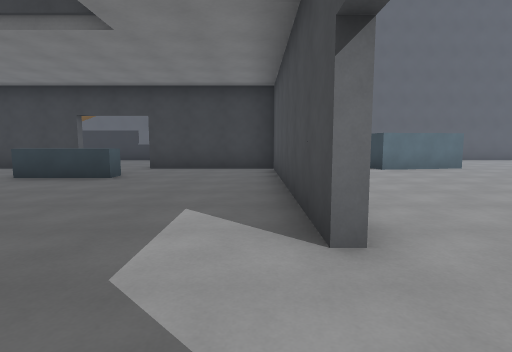
view 1 (above)

24 first-person views from a walk through a level from a Godot 3-D game. The camera is 1.4 m above the floor, tilts 6° down and sees 80° across. The floor is counted in squares, 2 m on a side. Each view is taken from the middle of a square. On the plan, view 1 faces up. The plan holds only what a view shows up to about 10 squares ahead; the rest is blank. The place goes on beyond the plan. Characters and animated objects are left out. Surface patterns are stand-ins for the level's own textures.

view 2
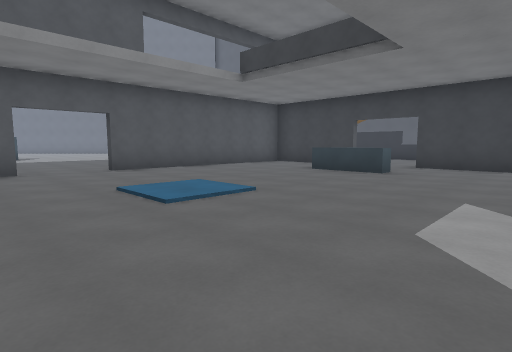

view 3
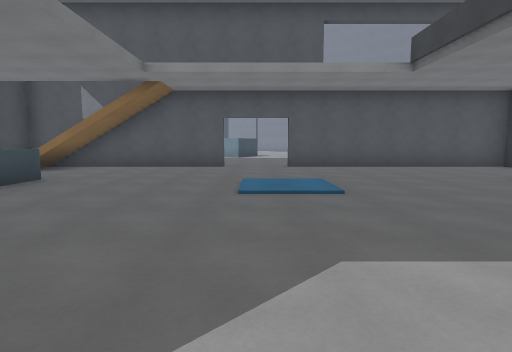

view 4
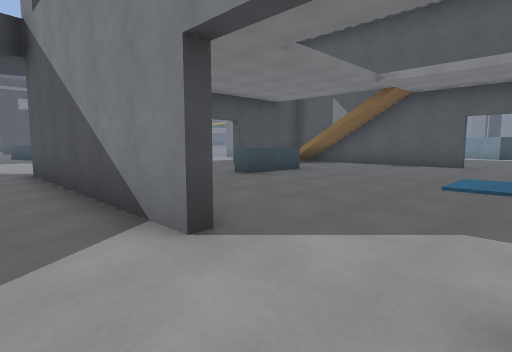

view 5
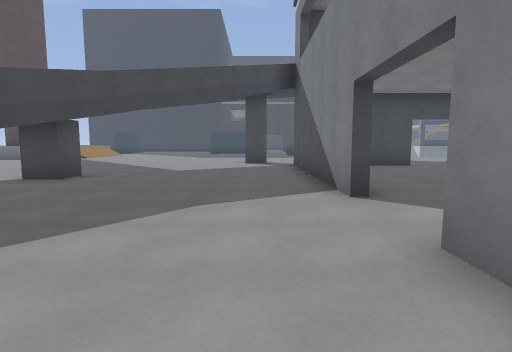

view 6
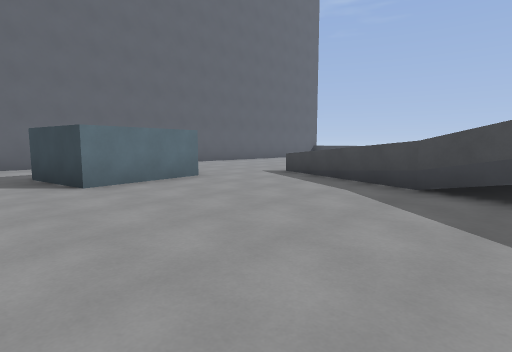

view 7
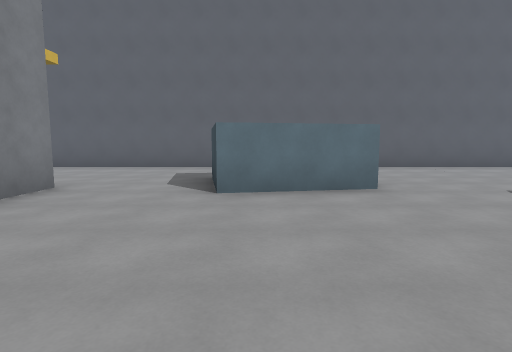

view 8
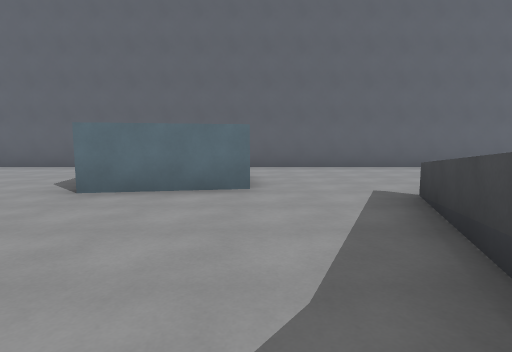

view 9
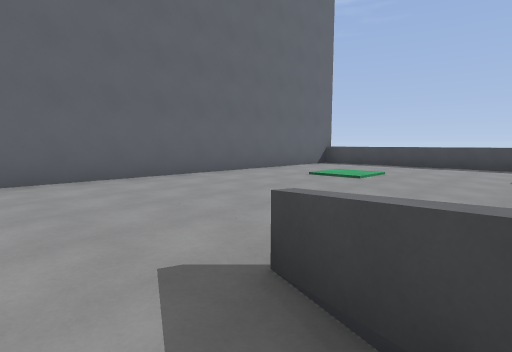

view 10
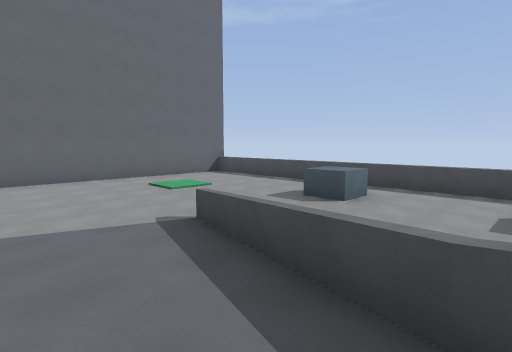

view 11
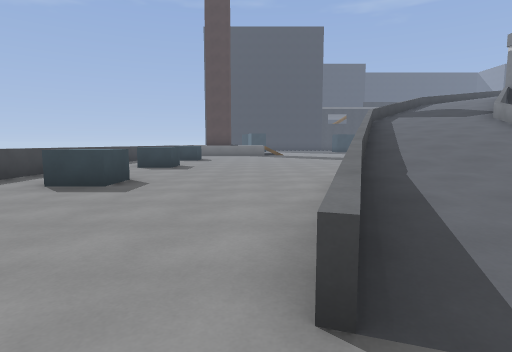

view 12
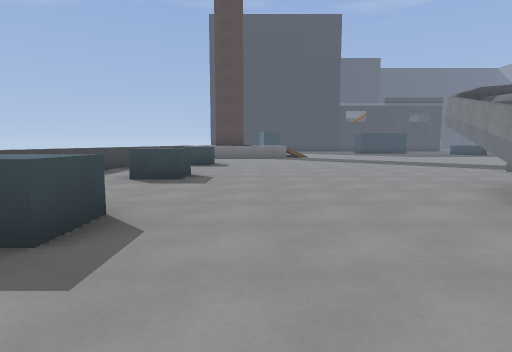

view 13
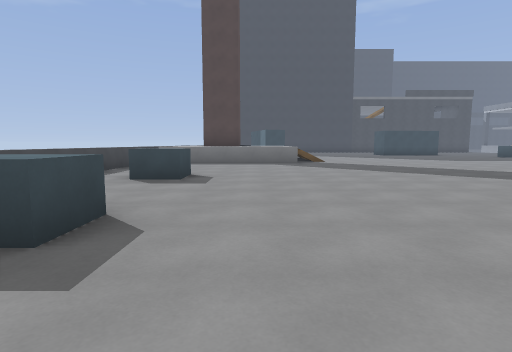

view 14
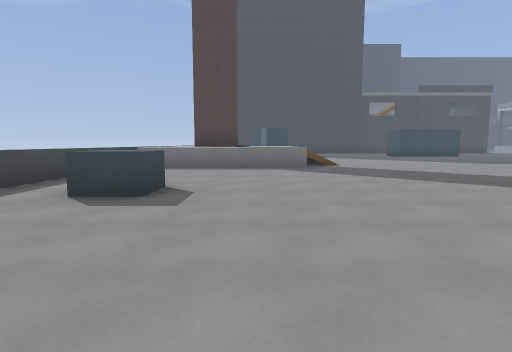

view 15
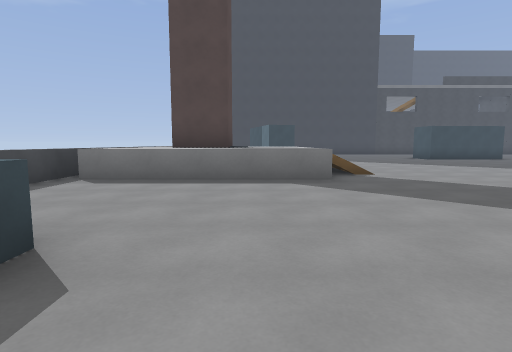

view 16
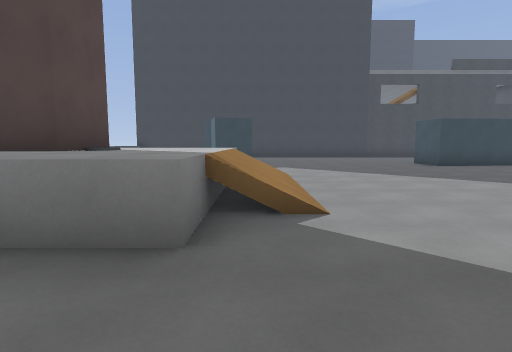

view 17
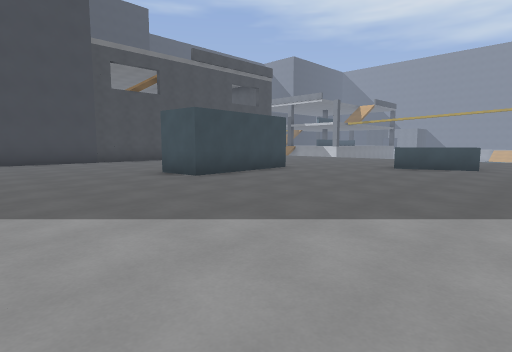

view 18
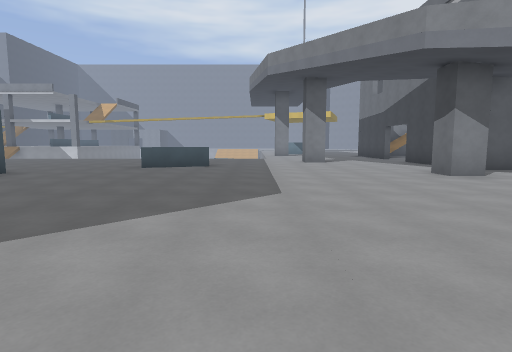

view 19
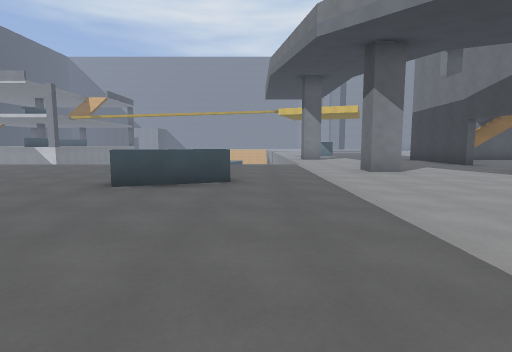

view 20
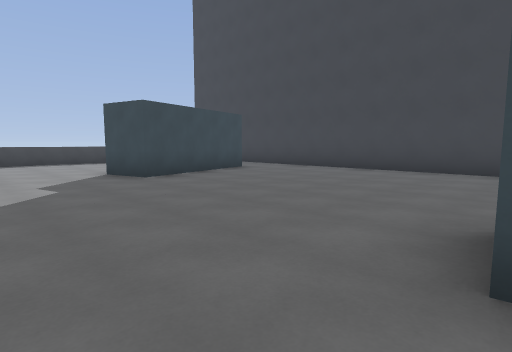

view 21
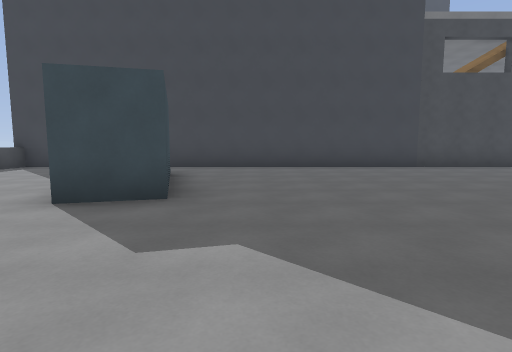

view 22
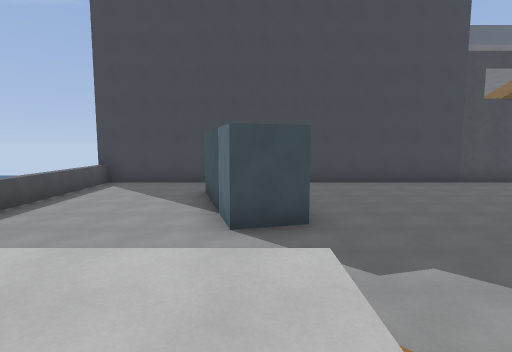

view 23
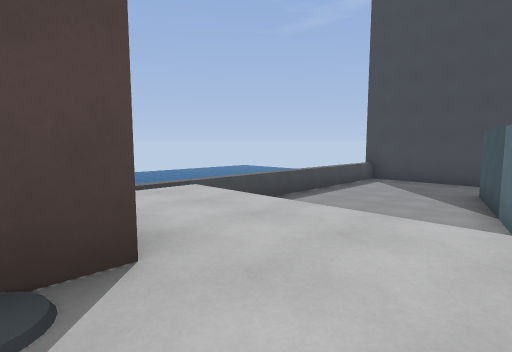

view 24
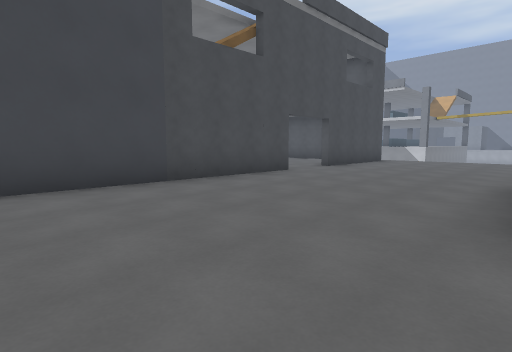

### Floor plan
Key: @ floor where view 1 was taken; # wall or solid block; . main floor; : floor 0.5 m higher than the main floor; + floor 1.25 m higher than the main floor; / step, stairs or slope; = window, fence, low wall or low ledge; ^ raised ledge; O other object.
Columns run from 9 left of view 1 to 17 right of it. Each row starts with its distance up from view 1.
 14        ##################
 13        ......  ..........
 12         .....  ...........
 11         .....  ...........^
 10          ....# ...........^
  9 #####..####..##...........^
  8 #.........#......=........^
  7 #.........#......^/.#=..^.^
  6 #....^....#.....#=//=...^.^
  5 #.........#.....^://^.....^
  4 #.........#.....^///^.....^
  3 #.........#.....////....^.
  2 #.........#...  ///#....^.^
  1 ...............////.......^
  0 #........@..... //#.......^
 -1 #.........#....../......^.^
 -2 #.........#....#........^.^
 -3 ##....... #...............^
 -4  ##..^... #...............^
 -5  ## ....  #.............^.^
 -6  ####..#  #.............^.^
 -7     .......#.  ...........^
 -8     ......................^
 -9      .....................^
-10     ..#..............=...=^
-11     ................/+++++^
-12     ................/+++  ^
-13     ................/++OO+^
-14      ...^.........../++++
-15          ^........../+++++^
-16        ..............+++++^
-17      .....................^
-18     .......####...........^
-19     .......   #......#....^
-20     .................#....^
-21     .................##...^
-22       ...............##...^
-23        ............... ...^
-24         #..####....... ...^
-25          ..   ############

Positions as (right, up) in squares from view 1, and headings:
1: (0, 0), facing up
2: (0, -1), facing up-left
3: (1, 1), facing left
4: (2, 2), facing down-left
5: (2, 4), facing down
6: (2, 3), facing up-right
7: (4, 4), facing up
8: (6, 4), facing up
9: (7, 7), facing up-right
10: (9, 3), facing up-right
11: (12, 8), facing down
12: (13, 5), facing down
13: (13, 1), facing down
14: (13, -1), facing down
15: (13, -4), facing down
16: (11, -8), facing down
17: (9, -12), facing down-left
18: (9, -12), facing left
19: (5, -13), facing left
20: (5, -16), facing down-right
21: (10, -15), facing down
22: (12, -14), facing down
23: (12, -13), facing down-right
24: (8, -19), facing down-left
